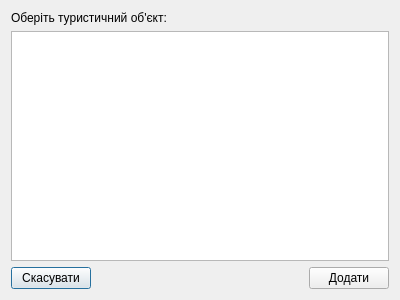
<?xml version="1.0" encoding="UTF-8"?>
<ui version="4.0">
 <class>SelectToursSitesDialog</class>
 <widget class="QDialog" name="SelectToursSitesDialog">
  <property name="geometry">
   <rect>
    <x>0</x>
    <y>0</y>
    <width>400</width>
    <height>300</height>
   </rect>
  </property>
  <property name="windowTitle">
   <string>Dialog</string>
  </property>
  <layout class="QVBoxLayout" name="verticalLayout">
   <item>
    <widget class="QLabel" name="label">
     <property name="text">
      <string>Оберіть туристичний об'єкт:</string>
     </property>
    </widget>
   </item>
   <item>
    <widget class="QListView" name="listView"/>
   </item>
   <item>
    <layout class="QHBoxLayout" name="horizontalLayout">
     <item>
      <widget class="QPushButton" name="pushButton_cancel">
       <property name="text">
        <string>Скасувати</string>
       </property>
      </widget>
     </item>
     <item>
      <spacer name="horizontalSpacer">
       <property name="orientation">
        <enum>Qt::Horizontal</enum>
       </property>
       <property name="sizeHint" stdset="0">
        <size>
         <width>40</width>
         <height>20</height>
        </size>
       </property>
      </spacer>
     </item>
     <item>
      <widget class="QPushButton" name="pushButton_add">
       <property name="text">
        <string>Додати</string>
       </property>
      </widget>
     </item>
    </layout>
   </item>
  </layout>
 </widget>
 <resources/>
 <connections/>
</ui>
